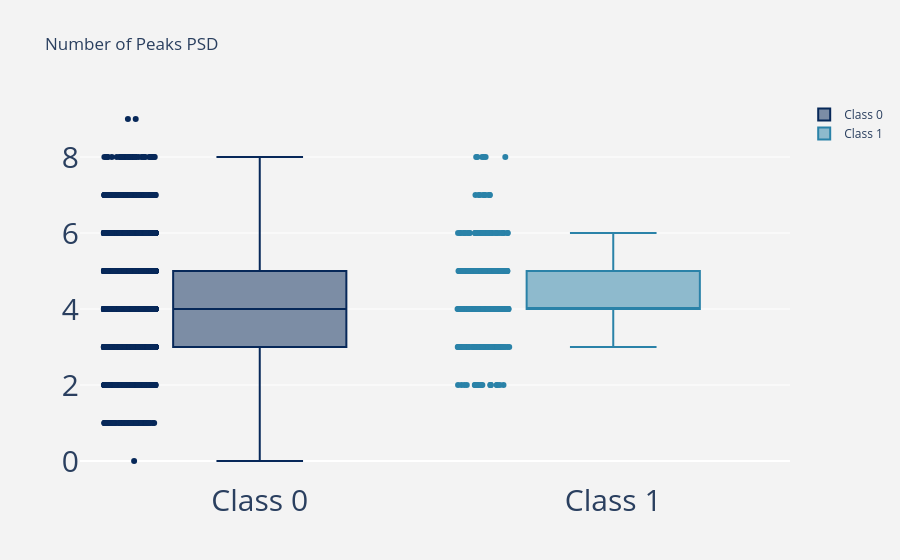

The notebook cell this image was saved under:
### Code cell
print("Number of Peaks PSD")
fig = go.Figure()
fig.add_trace(go.Box(y=df_activity_windowed_psd_A1[df_activity_windowed_psd_A1["type"]==0]['Filtered_Accel_Xfeature_num_peaks_power_psd']  , boxpoints='all', name="Class 0",    marker_color='rgb(7,40,89)', hovertemplate='%{y:.4f}'))
fig.add_trace(go.Box(y=df_activity_windowed_psd_A1[df_activity_windowed_psd_A1["type"]==1]['Filtered_Accel_Xfeature_num_peaks_power_psd']  , boxpoints='all',name="Class 1",    marker_color='rgb(42, 130, 168)',  hovertemplate='%{y:.4f}'))
# fig.add_trace(go.Box(y=df_activity_windowed_psd_A1[df_activity_windowed_psd_A1["FeatureName"]=="DF"]['Filtered_Accel_Xfeature_num_peaks_power_psd'], boxpoints='all',name="DF",    marker_color='rgb(107,174,214)', hovertemplate='%{y:.4f}' ))
# fig.add_trace(go.Box(y=df_activity_windowed_psd_A1[df_activity_windowed_psd_A1["FeatureName"]=="NoHyp"]['Filtered_Accel_Xfeature_num_peaks_power_psd'], boxpoints='all',name="NoHyp",marker_color='rgb(42, 86, 168)',hovertemplate='%{y:.4f}'))
fig.update_layout(
    title="Number of Peaks PSD",
    paper_bgcolor='rgb(243, 243, 243)',
    plot_bgcolor='rgb(243, 243, 243)',
    showlegend=True,
    yaxis = dict(
tickfont = dict(size=30)),
    xaxis = dict(
tickfont = dict(size=30))

)

fig.show()

### Figure 1 — Plotly figure (JSON) as saved in the notebook; plotly's stock layout.template omitted (floating-point values rounded to 4 significant figures; data arrays with more than 128 entries replaced by an {"elided": "..."} marker saying what was removed)
{"data": [{"boxpoints": "all", "hovertemplate": "%{y:.4f}", "marker": {"color": "rgb(7,40,89)"}, "name": "Class 0", "type": "box", "y": {"elided": "6965 int values"}}, {"boxpoints": "all", "hovertemplate": "%{y:.4f}", "marker": {"color": "rgb(42, 130, 168)"}, "name": "Class 1", "type": "box", "y": {"elided": "338 int values"}}], "layout": {"autosize": true, "paper_bgcolor": "rgb(243, 243, 243)", "plot_bgcolor": "rgb(243, 243, 243)", "showlegend": true, "title": {"text": "Number of Peaks PSD"}, "xaxis": {"autorange": true, "range": [-0.5067, 1.5], "tickfont": {"size": 30}, "type": "category"}, "yaxis": {"autorange": true, "range": [-0.5, 9.5], "tickfont": {"size": 30}, "type": "linear"}}}
